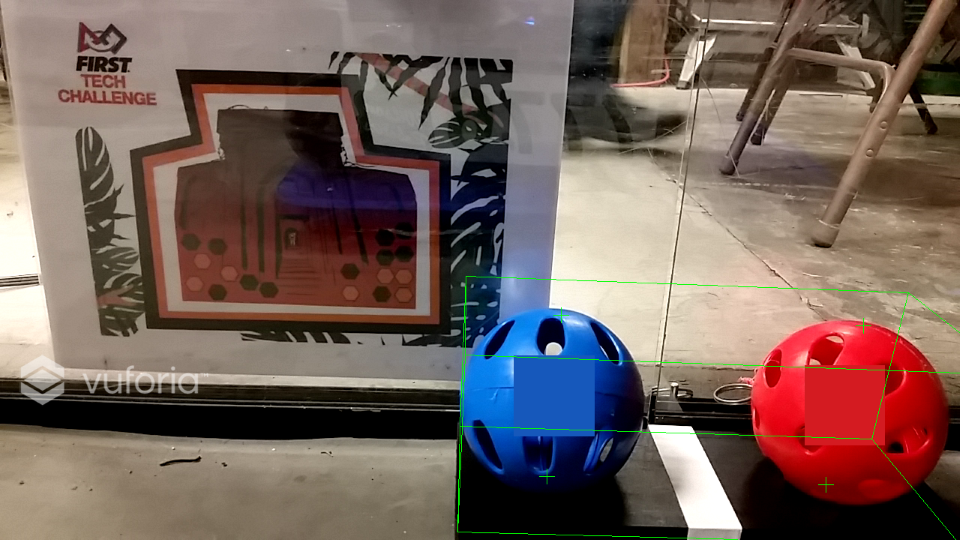
#> input picture VumarkProcessing/images/robotview.png, 960 x 540 px
$ python OrangeScale.py
#> lines starting #> are read from the running program, lines starting #| are printed output that depends on the picture
### VumarkProcessing/ShowImagesMatPlot.py
from matplotlib import pyplot as plt
import numpy as np

def show_images(images, cols = 1, titles = None):
    """Display a list of images in a single figure with matplotlib.

    Parameters
    ---------
    images: List of np.arrays compatible with plt.imshow.

    cols (Default = 1): Number of columns in figure (number of rows is
                        set to np.ceil(n_images/float(cols))).

    titles: List of titles corresponding to each image. Must have
            the same length as titles.
    """
    assert((titles is None)or (len(images) == len(titles)))
    n_images = len(images)
    if titles is None: titles = ['Image (%d)' % i for i in range(1,n_images + 1)]
    fig = plt.figure()
    for n, (image, title) in enumerate(zip(images, titles)):
        a = fig.add_subplot(cols, np.ceil(n_images/float(cols)), n + 1)
        if image.ndim == 2:
            plt.gray()
        plt.imshow(image)
        a.set_title(title)
    fig.set_size_inches(np.array(fig.get_size_inches()) * n_images)
    plt.show()

### VumarkProcessing/OrangeScale.py
import cv2
import matplotlib
import numpy as np
import os
from os import path
from matplotlib import pyplot as plt
from ShowImagesMatPlot import show_images

cwd = path.relpath(os.path.dirname(os.path.realpath(__file__)))
path = path.join(cwd, path.join('images', 'robotview.png'))
#robotPath = path.join(cwd, 'images', 'robotview.png')

img = cv2.imread(path, 1)
#> img is the input picture: shape (540, 960, 3); mean B, G, R 91.7, 97.8, 116.5
#img = cv2.pyrDown(img)
img = cv2.pyrDown(img)
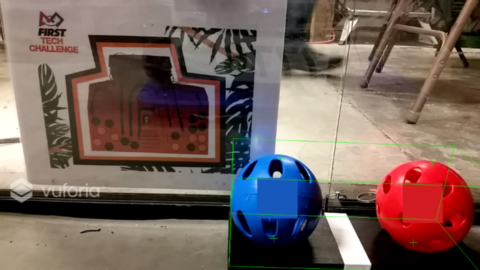
#> img: shape (270, 480, 3); mean B, G, R 91.8, 97.9, 116.6
img = cv2.cvtColor(img, cv2.COLOR_BGR2RGB)

IMG_SHAPE = img.shape
#> IMG_SHAPE = (270, 480, 3)
IMG_WIDTH = IMG_SHAPE[1]
#> IMG_WIDTH = 480
IMG_HEIGHT = IMG_SHAPE[0]
#> IMG_HEIGHT = 270

colorSpace = cv2.cvtColor(img, cv2.COLOR_RGB2HSV)
#> colorSpace: shape (270, 480, 3); mean H, S, V 33.1, 91.7, 124.9

# subtract 30 degrees from all hues values
val = 15
for row in colorSpace:
    for pixel in row:
        if(pixel[0] < val):
            pixel[0] = 180 - (val - pixel[0])
        else:
            pixel[0] -= val
#> after the loop, pixel = [165, 0, 0]

colorSpace = cv2.cvtColor(colorSpace, cv2.COLOR_HSV2RGB)
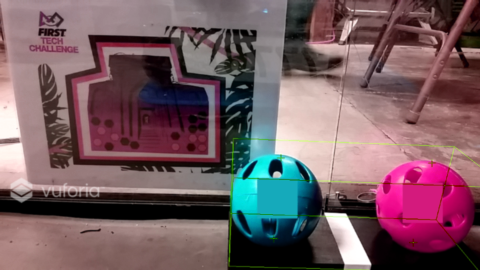
#> colorSpace: shape (270, 480, 3); mean R, G, B 116.7, 91.4, 97.9
h,s,v = cv2.split(colorSpace)
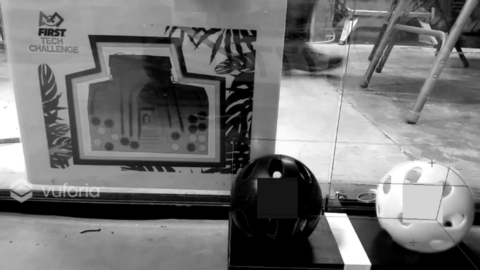
#> h: shape (270, 480); min 0, max 255, mean 116.7
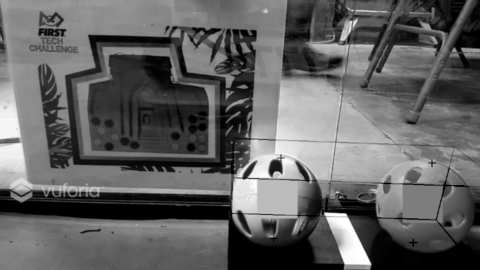
#> v: shape (270, 480); min 0, max 255, mean 97.9

# convert back to RGB
r,g,b = cv2.split(colorSpace)

satWeight = np.uint8((np.uint16(r) * (255 - np.uint16(s))) >> 8)
valWeight = np.uint8((np.uint16(r) * (255 - np.uint16(v))) >> 8)
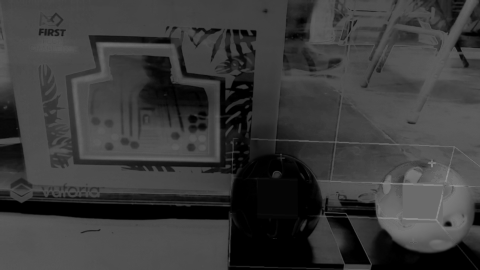
#> valWeight: shape (270, 480); min 0, max 144, mean 58.1
bothWeight = np.uint8((np.uint32(r) * (255 - np.uint32(s)) * (255 - np.uint32(v))) >> 16)
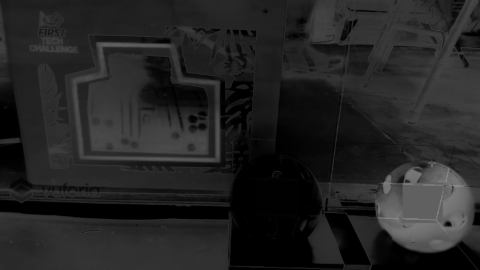
#> bothWeight: shape (270, 480); min 0, max 139, mean 35.8

grey = cv2.cvtColor(img, cv2.COLOR_RGB2GRAY)
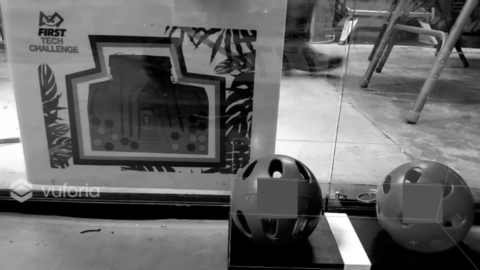
#> grey: shape (270, 480); min 0, max 255, mean 102.8

show_images((img, colorSpace, r, satWeight, valWeight, bothWeight, grey), cols=2, titles=("Original", "Hue Shifted", "Orange Channel", "Saturation Weighted Orange Channel", "Value Weighted Orange Channel", "Both Weighted Orange Channel", "Greyscale"))
#> in show_images, `n_images = len(images)`: n_images = 7
#> the loop in show_images, `for n, (image, title) in enumerate(zip(images, titles)):` made 1 pass
#> title on pass 1: 'Original'
#> (the run stopped early here; a loop or call above may not have finished)
